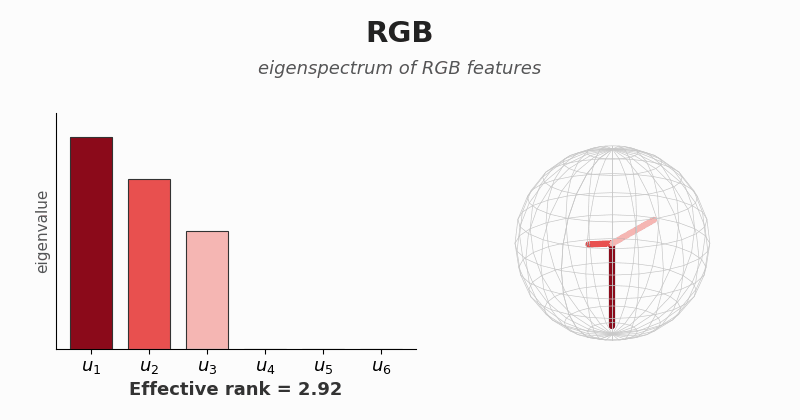
#> input picture images/featured/wacv2026.gif, 800 x 420 px, found by its file name
$ python make_og_images.py
#> lines starting #> are read from the running program, lines starting #| are printed output that depends on the picture
"""Extract still PNGs from the teaser GIFs for link-share previews (og:image).

Usage (from the repo root): python3 scripts/make_og_images.py
Slack and KakaoTalk do not reliably animate GIF previews, so each paper gets a
representative frame instead.
"""
import os

from PIL import Image, ImageSequence

OUT = "images/og"

# output name -> (source GIF, time in seconds of the frame to keep)
STILLS = {
    "wacv2026": ("images/featured/wacv2026.gif", 9.5),   # balanced spectrum after fusion
    "icip2026": ("images/featured/icip2026.gif", 9.5),   # balanced attention after routing
    "geopid": ("images/featured/geopid.gif", 10.0),      # steered vision-unique directions
    "icip2025": ("images/featured/demo-ver1.gif", 27.0),
    "dmlr2025": ("images/featured/darai.gif", 3.0),
}


def frame_at(path, t):
#> called with path = 'images/featured/wacv2026.gif', t = 9.5
    im = Image.open(path)
#> im is the input picture: PIL image 800x420 P; mean R, G, B 244.2, 236.6, 236.9
    elapsed = 0.0
    last = None
    for frame in ImageSequence.Iterator(im):
        last = frame.convert("RGB")
        elapsed += frame.info.get("duration", 100) / 1000
        if elapsed > t:
            break
#> this loop made 191 passes
#> elapsed on passes 1 to 3: 0.05, 0.1, 0.15
#> after the loop, elapsed = 9.55
    return last


if __name__ == "__main__":
    os.makedirs(OUT, exist_ok=True)
    for name, (src, t) in STILLS.items():
        dst = os.path.join(OUT, f"{name}.png")
        im = frame_at(src, t)
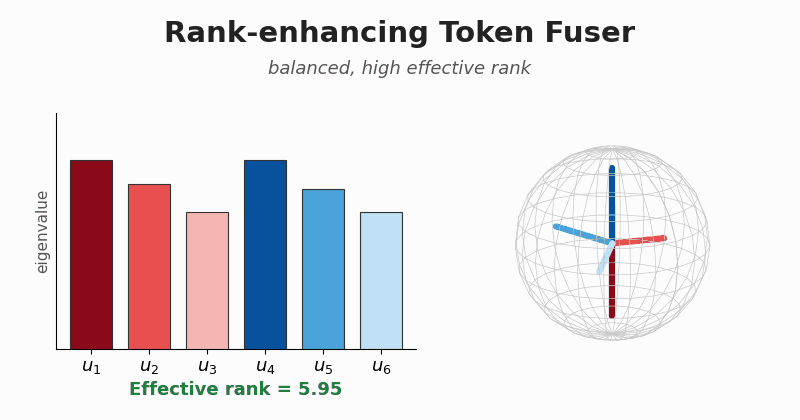
#> im: PIL image 800x420 RGB; mean R, G, B 231, 228.1, 231.5
        im.thumbnail((1200, 1200))
        im.save(dst, optimize=True)
        print("wrote", dst)
#> pass 2 of the loop `for name, (src, t) in STILLS.items():`:
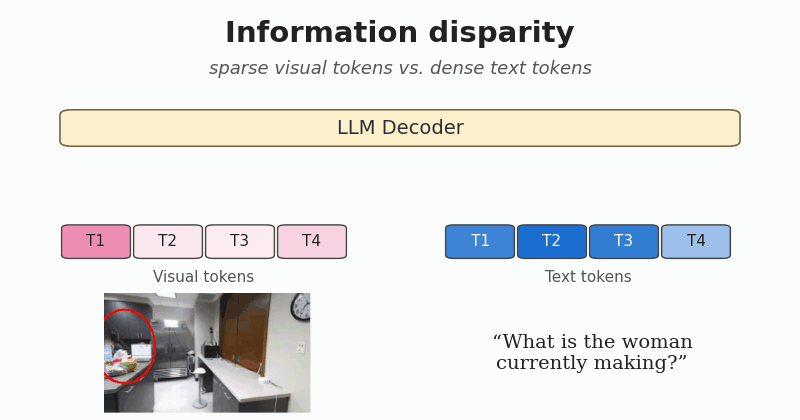
#> input picture images/featured/icip2026.gif, 800 x 420 px, found by its file name
#> in frame_at, im is the input picture: PIL image 800x420 P; mean R, G, B 231.9, 231.7, 231.1
#> the loop in frame_at (call 2), `for frame in ImageSequence.Iterator(im):` made 98 passes
#> elapsed on passes 1 to 8: 1.65, 1.7, 1.75, 1.8, 1.85, 1.9, 1.95, 2
#> after the loop in frame_at (call 2), `for frame in ImageSequence.Iterator(im):`: elapsed = 10.85
#> `im = frame_at(src, t)`:
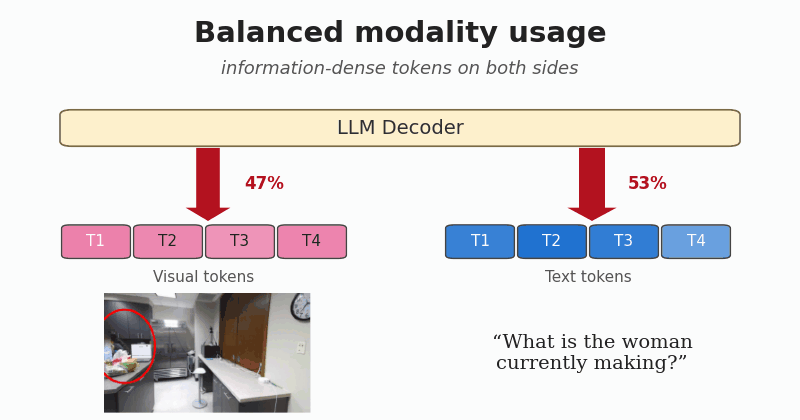
#> im: PIL image 800x420 RGB; mean R, G, B 230.1, 226.7, 227
#> pass 3 of the loop `for name, (src, t) in STILLS.items():`:
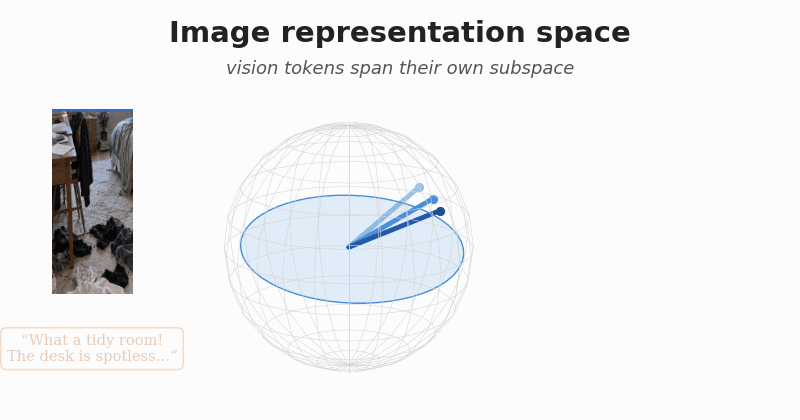
#> input picture images/featured/geopid.gif, 800 x 420 px, found by its file name
#> in frame_at, im is the input picture: PIL image 800x420 P; mean R, G, B 238.2, 238.8, 239.7
#> the loop in frame_at (call 3), `for frame in ImageSequence.Iterator(im):` made 200 passes
#> after the loop in frame_at (call 3), `for frame in ImageSequence.Iterator(im):`: elapsed = 10
#> `im = frame_at(src, t)`:
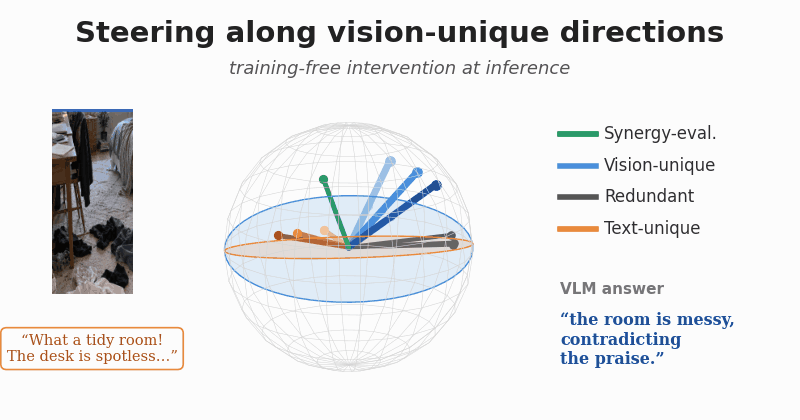
#> im: PIL image 800x420 RGB; mean R, G, B 233.4, 233.7, 234.5
#> (the run stopped early here; a loop or call above may not have finished)
